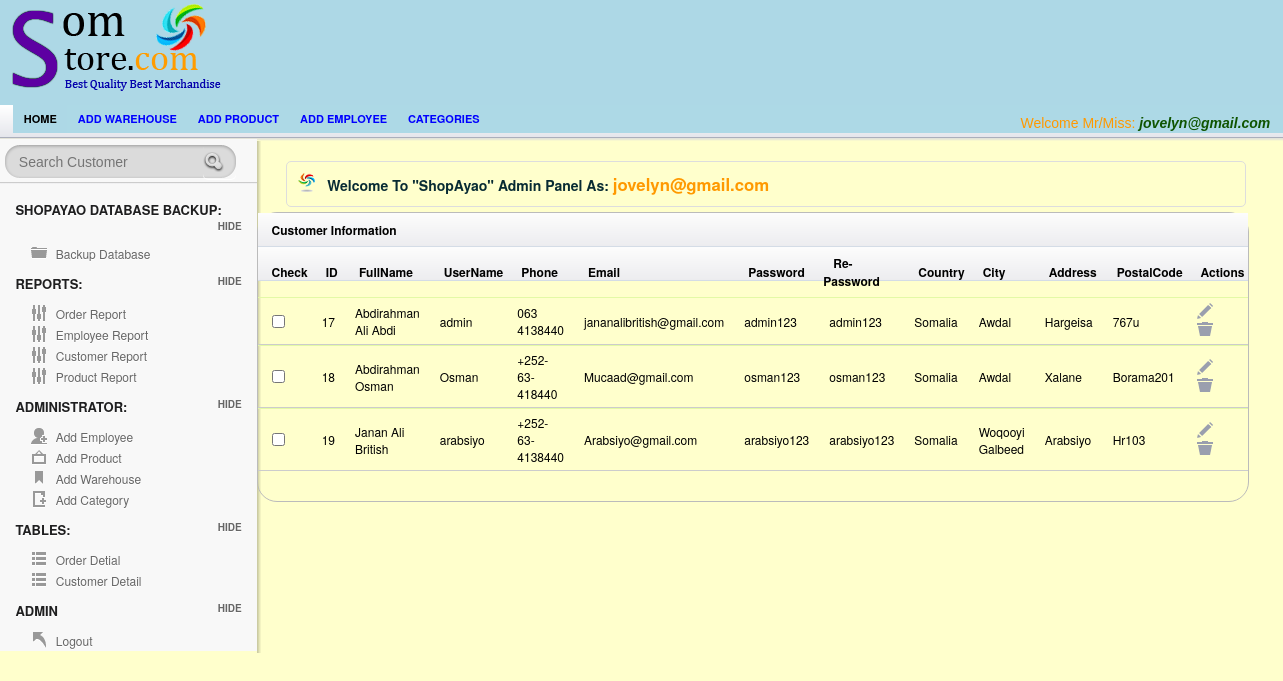
/Admin/customerTable.php (signed in), run on an earlier commit of the app's database.
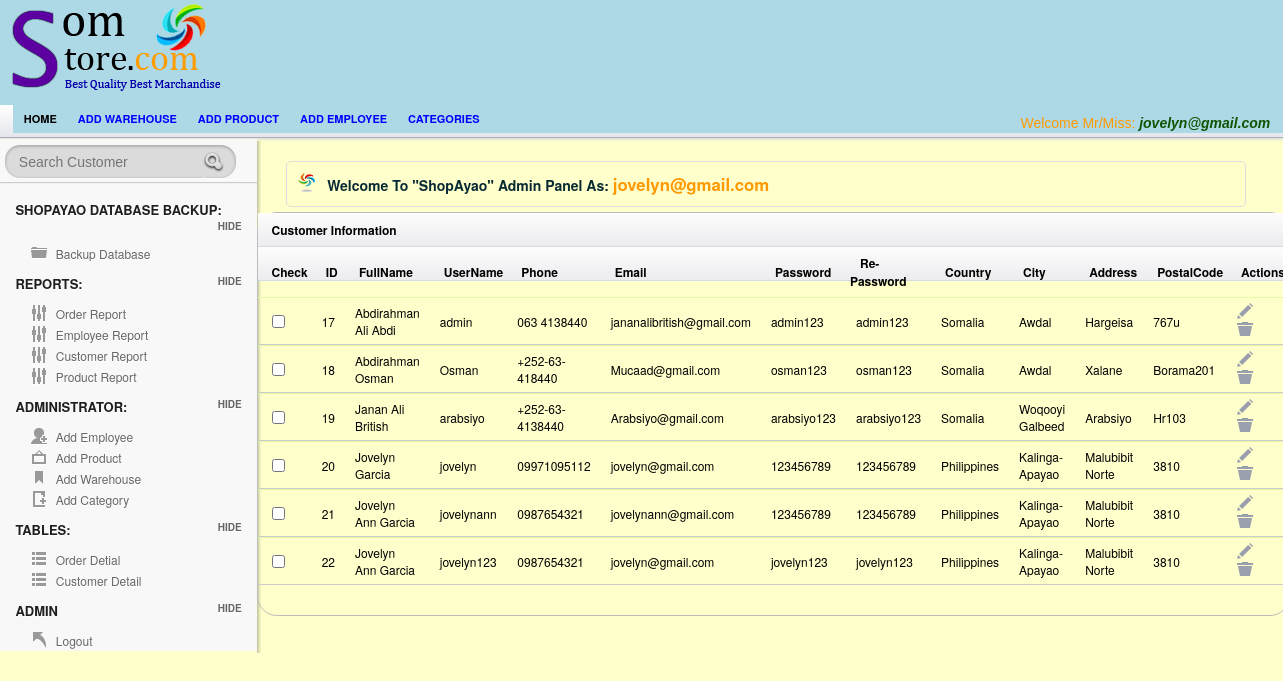
And on a later commit of the database.
### tables this page shows
CREATE TABLE `employee` (
  `Employee_ID` int(95) NOT NULL AUTO_INCREMENT,
  `Employee_Name` varchar(25) NOT NULL,
  `Username` varchar(25) NOT NULL,
  `Password` varchar(25) NOT NULL,
  `Picture` varchar(255) NOT NULL,
  PRIMARY KEY (`Employee_ID`)
);

CREATE TABLE `customer` (
  `Cust_Id` int(15) NOT NULL AUTO_INCREMENT,
  `FullName` varchar(25) NOT NULL DEFAULT '',
  `UserName` varchar(255) NOT NULL DEFAULT '',
  `Phone` varchar(25) NOT NULL DEFAULT '',
  `Email` varchar(55) NOT NULL DEFAULT '',
  `Password` varchar(20) NOT NULL DEFAULT '',
  `Re_Password` varchar(20) NOT NULL DEFAULT '',
  `Country` varchar(25) NOT NULL DEFAULT '',
  `City` varchar(25) NOT NULL DEFAULT '',
  `Adress` varchar(55) NOT NULL DEFAULT '',
  `PostalCode` varchar(25) NOT NULL DEFAULT '',
  PRIMARY KEY (`Cust_Id`),
  UNIQUE KEY `UserName` (`UserName`)
);

### session.php (called while the page is built, shortened)
<?php
include('config.php');
$check=$_SESSION['login_username'];
$session=mysqli_query($mysqli, "select Username from employee where Username='$check' ");
$row=mysqli_fetch_array($session);
$login_session=$row['Username'];
?>

### Admin/customerTable.php (the view, shortened to what this page needs)
<?php
 include("../config.php");
include("../session.php");
 ?>
<!doctype html>
<html lang="en">
<head>
	<link rel="stylesheet" href="css/layout.css" type="text/css" media="screen" />
</head>
<body>
<div id="container">
	   <div id="header">
		<div id="logo-banner">
				<div id="logo">
					<a href="index.php"><img src="images/img/Logo.png" alt="" /></a>
				</div>
				<div id="banner">
				</div>
		</div>
		</div>
<div id="content-wrap">
	<section id="secondary_bar">
             <nav>
                <ul>
                    <li class="selected"><a href="index.php">Home</a></li>
                    <li><a href="add_warehouse.php">Add warehouse</a></li>
                    <li><a href="add_product.php">Add product</a></li>
                    <li><a href="Employee.php">Add employee</a></li>
                    <li><a href="add_category.php">Categories</a></li>
                    <li class="logout"> <span class="check"> <?php echo "Welcome Mr/Miss:   ". "<font color='##fa5400'><i><b>".$login_session."</b></i></font>" ;?> </span></li>
                </ul>
            </nav>
	</section>
<aside id="sidebar" class="column">
				<div id="search">
					<form action="searchprod.php" method="post" accept-charset="utf-8">
						<input type="text"  title="Search..." class="blink field"  placeholder="Search Customer"   name='search' size=60 maxlength=100 />
						<input class="search-button" type="submit" value="Submit" />
						<div class="cl">&nbsp;</div>
					</form>
				</div>
		<hr/>
		<h3> ShopAyao Database Backup:</h3>
		<ul class="toggle">
		    <li class="icn_folder"><a href="Backup.php">Backup Database</a></li>
		</ul>
		<h3>Reports:</h3>
		<ul class="toggle">
		    <li class="icn_settings"><a href="OrderReports.php">Order Report</a></li>
			<li class="icn_settings"><a href="EmployeeReport.php">Employee Report</a></li>
			<li class="icn_settings"><a href="CustomerReport.php">Customer Report</a></li>
			<li class="icn_settings"><a href="ProductReport.php"> Product Report</a></li>
		</ul>
		<h3>Administrator:</h3>
		<ul class="toggle">
		    <li class="icn_add_user"><a href="Employee.php">Add Employee</a></li>
			<li class="icn_photo"><a href="add_product.php">Add Product</a></li>
			<li class="icn_tags"><a href="add_warehouse.php">Add Warehouse</a></li>
			<li class="icn_new_article"><a href="add_category.php">Add Category</a></li>
		</ul>
        <h3>Tables:</h3>
		<ul class="toggle">
		    <li class="icn_categories"><a href="order.php">Order Detial</a></li>
     		<li class="icn_categories"><a href="customerTable.php">Customer Detail</a></li>
		</ul>
		<h3>Admin</h3>
		<ul class="toggle">
			<li class="icn_jump_back"><a href="../logout.php">Logout</a></li>
		</ul>
	</aside>
	<section id="main" class="column">
	<h4 class="alert_info">Welcome To <strong>"ShopAyao"</strong> Admin Panel As: <?php echo "  ". "<font color='#f90'><big><b>".$login_session."</b></big></font>" ;?>  </h4>
<?php
$result = mysqli_query($mysqli,"SELECT * FROM customer");
?>
      			<div id="tab2" class="tab_content">
  <table class="tablesorter" cellspacing="0">
      <thead>
			 <th colspan="13">  Customer Information  </th> </thead>
		<thead>
			<tr>
   		    <th>Check</th>
    	      <th> ID</th>
              <th> FullName</th>
    		<th>UserName</th>
		    <th>Phone</th>
            <th>Email</th>
              <th>Password</th>
    		<th>Re-Password</th>
		    <th>Country</th>
            <th>City</th>
              <th>Address</th>
    		<th>PostalCode</th>
    		<th>Actions</th>
			</tr>
		</thead>
		<tbody>
<?php while($row = mysqli_fetch_array($result))
  {?>
    <tr>
    <td><input type="checkbox"></td>
    <td><?Php echo $row['Cust_Id']; ?></td>
    <td><?php echo $row['FullName']; ?></td>
   <td><?php echo $row['UserName']; ?></td>
	<td><?php echo $row['Phone']; ?></td>
	 <td><?php echo $row['Email']; ?></td>
   <td><?php echo $row['Password']; ?></td>
	<td><?php echo $row['Re_Password']; ?></td>
	 <td><?php echo $row['Country']; ?></td>
   <td><?php echo $row['City']; ?></td>
	<td><?php echo $row['Adress']; ?></td>
	<td><?php echo $row['PostalCode']; ?></td>
    <td> <a href="empViewUpdate.php?update=<?php echo $row['Cust_Id']; ?>"  onClick="edit(this);" title="empEdit" >  <input type="image" src="images/icn_edit.png" title="Edit"> </a>
     <a href="custDelete.php?delete=<?php echo $row['Cust_Id']; ?>" onClick="del(this);" title="Delete" ><input type="image" src="images/icn_trash.png" title="Trash">  </a></td>
    </tr>
  <?php }mysqli_close($mysqli);?>
</tbody>
</table>
			</div>
		<div class="spacer"></div>
	</section>
       </div>
</div>
</body>
</html>

What changed in the data, as far as the page shows it:
added customer: Cust_Id "20", FullName "Jovelyn Garcia", UserName "jovelyn", Phone "09971095112", Email "jovelyn@gmail.com", Password "123456789", Re_Password "123456789", Country "Philippines", City "Kalinga-Apayao", Adress "Malubibit Norte", PostalCode "3810"
added customer: Cust_Id "21", FullName "Jovelyn Ann Garcia", UserName "jovelynann", Phone "0987654321", Email "jovelynann@gmail.com", Password "123456789", Re_Password "123456789", Country "Philippines", City "Kalinga-Apayao", Adress "Malubibit Norte", PostalCode "3810"
added customer: Cust_Id "22", FullName "Jovelyn Ann Garcia", UserName "jovelyn123", Phone "0987654321", Email "jovelyn@gmail.com", Password "jovelyn123", Re_Password "jovelyn123", Country "Philippines", City "Kalinga-Apayao", Adress "Malubibit Norte", PostalCode "3810"
